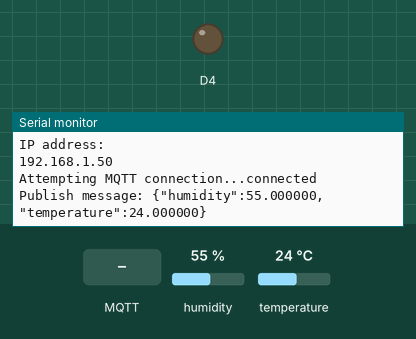
Bench run of a sketch on a simulated ESP8266 (NodeMCU). Parts: output pins drawn as LEDs (lit = HIGH), the last lines printed to the serial monitor. Inputs (shaded band) come from the test bench; at power-on: humidity 55 %, temperature 24 °C. WiFi joins after 1.5 s; servers stay silent unless stated; random numbers use the default seed unless the sketch sets one; no MQTT or app messages arrive unless stated; pins used as bus, display or sensor lines are not drawn.

Above: at 2.7 s.
2.8 s: MQTT message "1" arrives on the first subscribed topic
At 3.7 s:
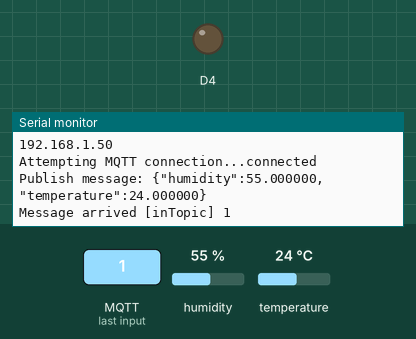
4.3 s: MQTT message "on" arrives on the first subscribed topic
At 4.8 s:
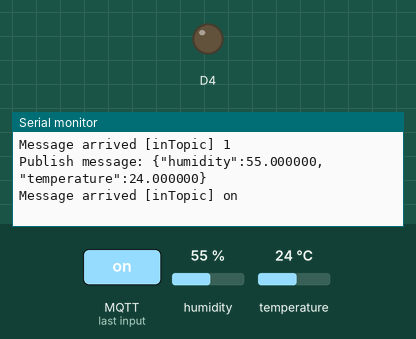
5.8 s: MQTT message "off" arrives on the first subscribed topic
At 5.97 s:
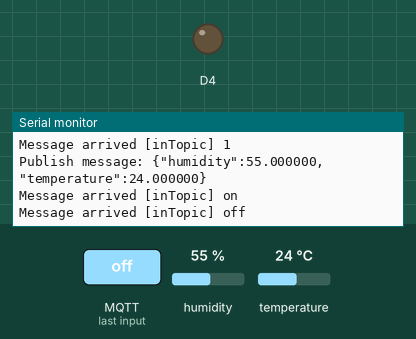
7.3 s: humidity set to 22 %
At 8.6 s:
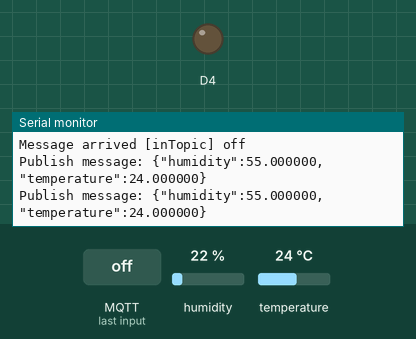
8.8 s: temperature set to 12 °C
At 10.2 s:
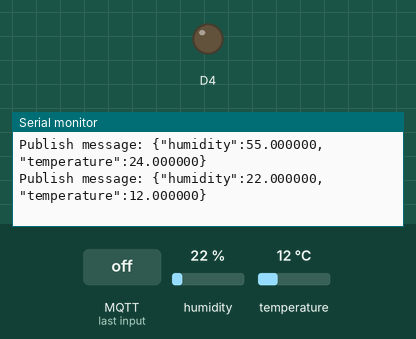
10.3 s: humidity set to 40 %
At 12.6 s:
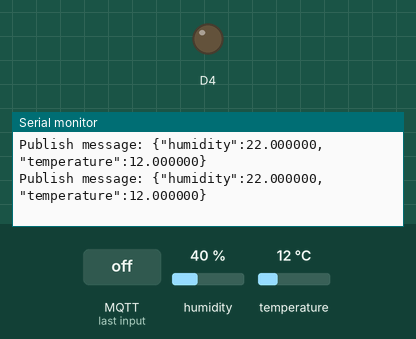

The sketch:

64120280_WS7.ino
```cpp
#include <ESP8266WiFi.h>
#include <PubSubClient.h>
#include <Adafruit_Sensor.h>
#include <DHT.h>

const char* ssid = "New Jey Sey_2.4G";
const char* password = "0994061612";
const char* mqtt_server = "192.168.2.36";

WiFiClient espClient;
PubSubClient client(espClient);
unsigned long lastMsg = 0;
#define MSG_BUFFER_SIZE	(50)
char msg[MSG_BUFFER_SIZE];
int value = 0;

float temperature;
float humidity;
DHT dht14(D4,DHT11);


void setup_wifi() {

  delay(10);
  // We start by connecting to a WiFi network
  Serial.println();
  Serial.print("Connecting to ");
  Serial.println(ssid);

  WiFi.mode(WIFI_STA);
  WiFi.begin(ssid, password);

  while (WiFi.status() != WL_CONNECTED) {
    delay(500);
    Serial.print(".");
  }

  randomSeed(micros());

  Serial.println("");
  Serial.println("WiFi connected");
  Serial.println("IP address: ");
  Serial.println(WiFi.localIP());
}

void callback(char* topic, byte* payload, unsigned int length) {
  Serial.print("Message arrived [");
  Serial.print(topic);
  Serial.print("] ");
  for (int i = 0; i < length; i++) {
    Serial.print((char)payload[i]);
  }
  Serial.println();

  // Switch on the LED if an 1 was received as first character
  if ((char)payload[0] == '1') {
    digitalWrite(BUILTIN_LED, LOW);   // Turn the LED on (Note that LOW is the voltage level
    // but actually the LED is on; this is because
    // it is active low on the ESP-01)
  } else {
    digitalWrite(BUILTIN_LED, HIGH);  // Turn the LED off by making the voltage HIGH
  }

}

void reconnect() {
  // Loop until we're reconnected
  while (!client.connected()) {
    Serial.print("Attempting MQTT connection...");
    // Create a random client ID
    String clientId = "ESP8266Client-";
    clientId += String(random(0xffff), HEX);
    // Attempt to connect
    if (client.connect(clientId.c_str())) {
      Serial.println("connected");
      // Once connected, publish an announcement...
      client.publish("outTopic", "hello world");
      // ... and resubscribe
      client.subscribe("inTopic");
    } else {
      Serial.print("failed, rc=");
      Serial.print(client.state());
      Serial.println(" try again in 5 seconds");
      // Wait 5 seconds before retrying
      delay(5000);
    }
  }
}

void setup() {
  pinMode(BUILTIN_LED, OUTPUT);     // Initialize the BUILTIN_LED pin as an output
  Serial.begin(115200);
  setup_wifi();
  client.setServer(mqtt_server, 1883);
  client.setCallback(callback);
  temperature = 0;
  humidity = 0;
  dht14.begin();
}

void loop() {

  if (!client.connected()) {
    reconnect();
  }
  client.loop();

  unsigned long now = millis();
  if (now - lastMsg > 2000) {
    lastMsg = now;
    ++value;
    humidity = (dht14.readHumidity());
    temperature = (dht14.readTemperature());

    snprintf (msg, MSG_BUFFER_SIZE, "{\"humidity\":%f, \"temperature\":%f}", humidity, temperature );
    Serial.print("Publish message: ");
    Serial.println(msg);
    client.publish("sensors", msg);
  }
}
```

Measured:
- after the input at 2.8 s, the serial monitor: prints a new line at once (image 1)
- after the input at 4.3 s, the serial monitor: prints a new line at once (image 2)
- after the input at 5.8 s, the serial monitor: prints a new line at once (image 3)
- after the input at 8.8 s, the serial monitor: prints a new line after 1.2 s (image 5)
